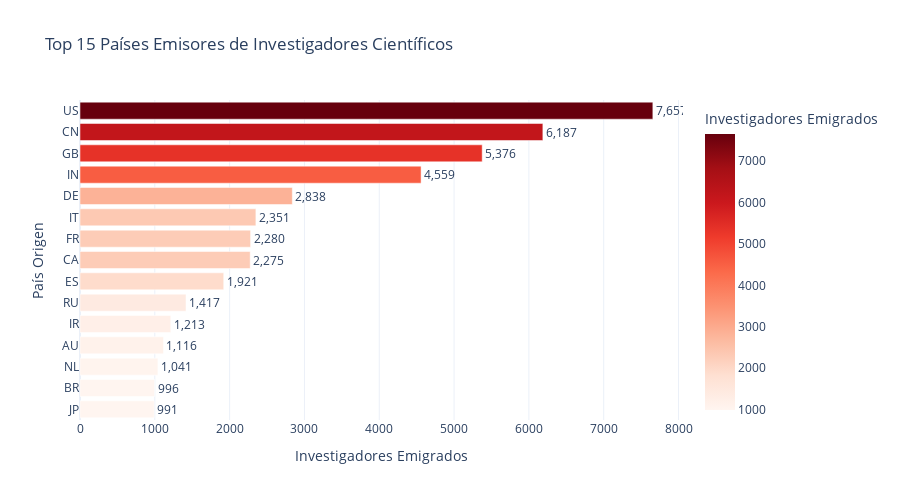

Notebook source saved alongside this figure:
### Markdown cell above
## 4. Análisis de Países: Top Emisores y Receptores

### 4.1 Top Países Emisores (Brain Drain)

### Code cell
# Agregación por país origen (emisores)
top_emitters = df_flows.groupby('origin')['n_researchers'].sum().sort_values(ascending=False).reset_index()
top_emitters.columns = ['country', 'total_emigrants']
top_emitters['rank'] = range(1, len(top_emitters) + 1)

print(f"🔴 TOP 15 PAÍSES EMISORES DE CIENTÍFICOS (Brain Drain)\n" + "="*70)
display(top_emitters.head(15))

# Visualización
fig = px.bar(
    top_emitters.head(15),
    x='total_emigrants',
    y='country',
    orientation='h',
    title='Top 15 Países Emisores de Investigadores Científicos',
    labels={'total_emigrants': 'Investigadores Emigrados', 'country': 'País Origen'},
    color='total_emigrants',
    color_continuous_scale='Reds',
    text='total_emigrants'
)
fig.update_traces(texttemplate='%{text:,.0f}', textposition='outside')
fig.update_layout(height=500, showlegend=False, yaxis={'categoryorder':'total ascending'})
fig.show()

### Figure 1 — Plotly figure (JSON) as saved in the notebook; plotly's stock layout.template omitted (floating-point values rounded to 4 significant figures)
{"data": [{"hovertemplate": "Investigadores Emigrados=%{marker.color}<br>País Origen=%{y}<extra></extra>", "legendgroup": "", "marker": {"color": [7657, 6187, 5376, 4559, 2838, 2351, 2280, 2275, 1921, 1417, 1213, 1116, 1041, 996, 991], "coloraxis": "coloraxis", "pattern": {"shape": ""}}, "name": "", "orientation": "h", "showlegend": false, "text": [7657.0, 6187.0, 5376.0, 4559.0, 2838.0, 2351.0, 2280.0, 2275.0, 1921.0, 1417.0, 1213.0, 1116.0, 1041.0, 996.0, 991.0], "textposition": "outside", "texttemplate": "%{text:,.0f}", "type": "bar", "x": [7657, 6187, 5376, 4559, 2838, 2351, 2280, 2275, 1921, 1417, 1213, 1116, 1041, 996, 991], "xaxis": "x", "y": ["US", "CN", "GB", "IN", "DE", "IT", "FR", "CA", "ES", "RU", "IR", "AU", "NL", "BR", "JP"], "yaxis": "y"}], "layout": {"barmode": "relative", "coloraxis": {"colorbar": {"title": {"text": "Investigadores Emigrados"}}, "colorscale": [[0, "rgb(255,245,240)"], [0.125, "rgb(254,224,210)"], [0.25, "rgb(252,187,161)"], [0.375, "rgb(252,146,114)"], [0.5, "rgb(251,106,74)"], [0.625, "rgb(239,59,44)"], [0.75, "rgb(203,24,29)"], [0.875, "rgb(165,15,21)"], [1, "rgb(103,0,13)"]]}, "height": 500, "legend": {"tracegroupgap": 0}, "showlegend": false, "title": {"text": "Top 15 Países Emisores de Investigadores Científicos"}, "xaxis": {"anchor": "y", "domain": [0, 1], "title": {"text": "Investigadores Emigrados"}}, "yaxis": {"anchor": "x", "categoryorder": "total ascending", "domain": [0, 1], "title": {"text": "País Origen"}}}}
